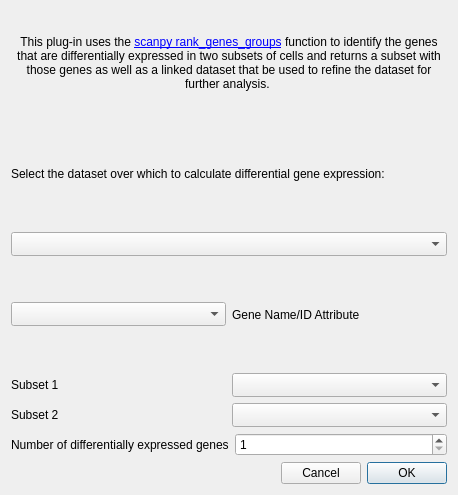
<?xml version="1.0" encoding="UTF-8"?>
<ui version="4.0">
 <class>Differential Gene Expression</class>
 <widget class="QDialog" name="Differential Gene Expression">
  <property name="geometry">
   <rect>
    <x>0</x>
    <y>0</y>
    <width>458</width>
    <height>495</height>
   </rect>
  </property>
  <property name="windowTitle">
   <string>Differential Gene Expression</string>
  </property>
  <layout class="QGridLayout" name="gridLayout">
   <item row="0" column="0">
    <widget class="QLabel" name="label_5">
     <property name="text">
      <string>&lt;html&gt;&lt;head/&gt;&lt;body&gt;&lt;p&gt;This plug-in uses the &lt;a href=&quot;https://scanpy.readthedocs.io/en/stable/generated/scanpy.tl.rank_genes_groups.html&quot;&gt;&lt;span style=&quot; text-decoration: underline; color:#0000ff;&quot;&gt;scanpy rank_genes_groups&lt;/span&gt;&lt;/a&gt; function to identify the genes that are differentially expressed in two subsets of cells and returns a subset with those genes as well as a linked dataset that be used to refine the dataset for further analysis. &lt;/p&gt;&lt;/body&gt;&lt;/html&gt;</string>
     </property>
     <property name="alignment">
      <set>Qt::AlignCenter</set>
     </property>
     <property name="wordWrap">
      <bool>true</bool>
     </property>
     <property name="openExternalLinks">
      <bool>true</bool>
     </property>
     <property name="textInteractionFlags">
      <set>Qt::TextBrowserInteraction</set>
     </property>
    </widget>
   </item>
   <item row="2" column="0">
    <widget class="QComboBox" name="combosel_data">
     <property name="sizeAdjustPolicy">
      <enum>QComboBox::AdjustToMinimumContentsLengthWithIcon</enum>
     </property>
    </widget>
   </item>
   <item row="3" column="0">
    <layout class="QHBoxLayout" name="horizontalLayout_11">
     <item>
      <widget class="QComboBox" name="combosel_gene_att">
       <property name="sizeAdjustPolicy">
        <enum>QComboBox::AdjustToMinimumContentsLengthWithIcon</enum>
       </property>
      </widget>
     </item>
     <item>
      <widget class="QLabel" name="label_11">
       <property name="text">
        <string>Gene Name/ID Attribute</string>
       </property>
      </widget>
     </item>
    </layout>
   </item>
   <item row="4" column="0">
    <layout class="QHBoxLayout" name="horizontalLayout_7">
     <item>
      <widget class="QLabel" name="label_8">
       <property name="text">
        <string>Subset 1</string>
       </property>
      </widget>
     </item>
     <item>
      <widget class="QComboBox" name="combosel_subset1">
       <property name="sizeAdjustPolicy">
        <enum>QComboBox::AdjustToMinimumContentsLengthWithIcon</enum>
       </property>
      </widget>
     </item>
    </layout>
   </item>
   <item row="5" column="0">
    <layout class="QHBoxLayout" name="horizontalLayout_9">
     <item>
      <widget class="QLabel" name="label_10">
       <property name="text">
        <string>Subset 2</string>
       </property>
      </widget>
     </item>
     <item>
      <widget class="QComboBox" name="combosel_subset2">
       <property name="sizeAdjustPolicy">
        <enum>QComboBox::AdjustToMinimumContentsLengthWithIcon</enum>
       </property>
      </widget>
     </item>
    </layout>
   </item>
   <item row="6" column="0">
    <layout class="QHBoxLayout" name="horizontalLayout">
     <item>
      <widget class="QLabel" name="label_2">
       <property name="text">
        <string>Number of differentially expressed genes</string>
       </property>
      </widget>
     </item>
     <item>
      <widget class="QSpinBox" name="value_num_genes">
       <property name="minimum">
        <number>1</number>
       </property>
       <property name="maximum">
        <number>999</number>
       </property>
      </widget>
     </item>
    </layout>
   </item>
   <item row="7" column="0">
    <layout class="QHBoxLayout" name="horizontalLayout_6">
     <item>
      <spacer name="horizontalSpacer">
       <property name="orientation">
        <enum>Qt::Horizontal</enum>
       </property>
       <property name="sizeHint" stdset="0">
        <size>
         <width>40</width>
         <height>20</height>
        </size>
       </property>
      </spacer>
     </item>
     <item>
      <widget class="QPushButton" name="button_cancel">
       <property name="text">
        <string>Cancel</string>
       </property>
      </widget>
     </item>
     <item>
      <widget class="QPushButton" name="button_ok">
       <property name="text">
        <string>OK</string>
       </property>
       <property name="default">
        <bool>true</bool>
       </property>
      </widget>
     </item>
    </layout>
   </item>
   <item row="1" column="0">
    <widget class="QLabel" name="label">
     <property name="text">
      <string>Select the dataset over which to calculate differential gene expression:</string>
     </property>
    </widget>
   </item>
  </layout>
 </widget>
 <resources/>
 <connections/>
</ui>
